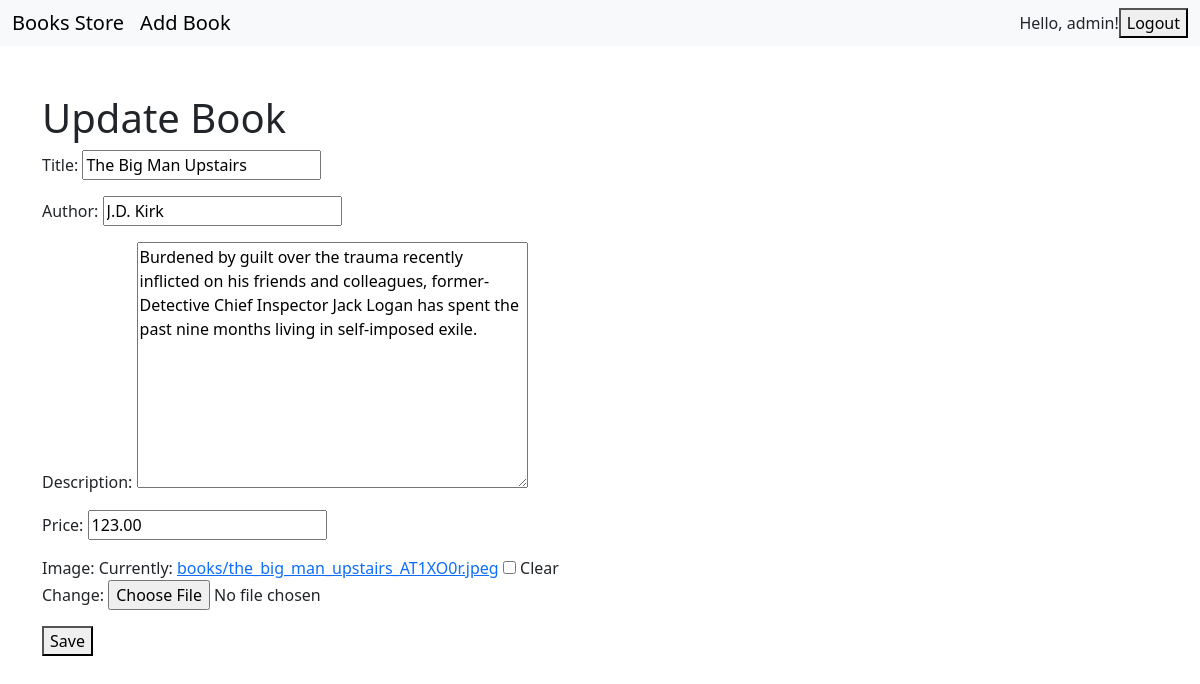
/store/5/update/ (signed in), run on the app's committed database.
### accounts/models.py (models this page shows, shortened)
class CustomUser(AbstractUser):
    phone_number = models.CharField(max_length=20, blank=True)
    birth_date = models.DateField(null=True, blank=True)
    avatar = models.ImageField(upload_to="avatars/", null=True, blank=True)

### store/models.py (models this page shows, shortened)
class Book(models.Model):
    title = models.CharField(max_length=255)
    author = models.CharField(max_length=255)
    price = models.DecimalField(max_digits=5, decimal_places=2)
    description = models.TextField(blank=True)
    stock = models.PositiveIntegerField(default=0)
    category = models.ForeignKey(Category, on_delete=models.SET_NULL, null=True, blank=True, related_name="books")
    image = models.ImageField(upload_to='books/', blank=True, null=True, default="books/blank.jpg")

### store/views.py (the view, shortened to what this page needs)
# urls.py: path('<int:book_id>/update/', views.BookUpdateView.as_view(), name='book_update'),
class BookUpdateView(LoginRequiredMixin, PermissionRequiredMixin, UpdateView):
    model = Book
    template_name = 'store/book_form.html'
    fields = ['title', 'author', 'description', 'price', 'image']
    pk_url_kwarg = 'book_id'
    success_url = reverse_lazy('store:index')
    permission_required = "store.change_book"
    raise_exception = True

### templates/store/book_form.html (shortened to what this page needs)
{% extends 'base.html' %}
{% block content %}
  <h1>{% if object %}Update Book{% else %}Add Book{% endif %}</h1>
  <form method="post" enctype="multipart/form-data">
    {{ form.as_p }}
    <button type="submit">Save</button>
  </form>
{% endblock %}

### templates/base.html (shortened to what this page needs)
<!DOCTYPE html>
<html lang="en">
<head>
    <link href="https://cdn.jsdelivr.net/npm/bootstrap@5.3.8/dist/css/bootstrap.min.css" rel="stylesheet">
</head>
<body>
    <nav class="navbar navbar-expand-lg bg-body-tertiary">
      <div class="container-fluid">
        <div class="collapse navbar-collapse" id="navbarNav">
          <ul class="navbar-nav">
            <li class="nav-item">
              <a href={% url "store:index" %} class="navbar-brand">Books Store</a>
            </li>
            {% if perms.store.add_book %}
            <li class="nav-item">
                <a href={% url "store:book_create" %} class="navbar-brand">Add Book</a>
            </li>
            {% endif %}
          </ul>
        </div>
        <div class="collapse navbar-collapse justify-content-end" >
              {% if user.is_authenticated %}
                <span>Hello, {{ user.username }}!</span>
                <form method="post" action="{% url 'accounts:logout' %}" style="display:inline;">
                    <button type="submit">Logout</button>
                </form>
              {% endif %}
          </div>
      </div>
    </nav>
    <main class="container mt-5">
        {% block content %}
        {% endblock %}
    </main>
</body>
</html>

### data on the page
CustomUser: username "admin"
Book: title "The Big Man Upstairs", author "J.D. Kirk", description "Burdened by guilt over the trauma recently inflicted on his friends and colleagues, former-Detective Chief Inspector Jack Logan has spent the past nine months living in self-imposed exile.", price "123.00"
